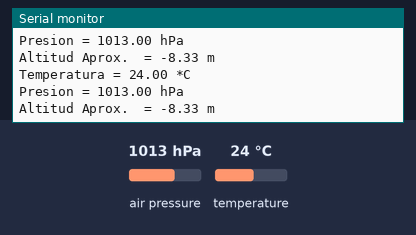
Bench run of a sketch on a simulated Arduino Uno, built with avr-gcc and run on an emulated ATmega328P. On the bench: the last lines printed to the serial monitor. The inputs (shaded band) are chosen by the test bench; at power-on: air pressure 1013 hPa, temperature 24 °C.

Above: at 1.2 s.
1.3 s: air pressure set to 952 hPa
At 2.6 s:
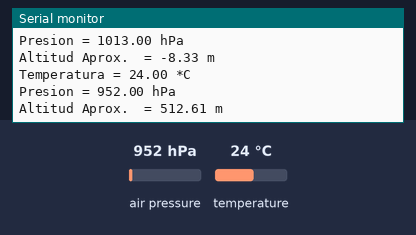
2.8 s: temperature set to 12 °C
At 3.7 s:
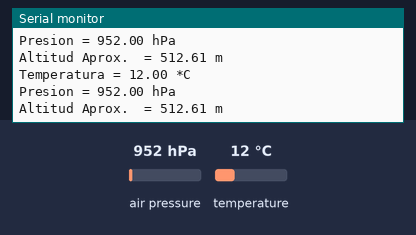
4.3 s: air pressure set to 975 hPa
At 5.7 s:
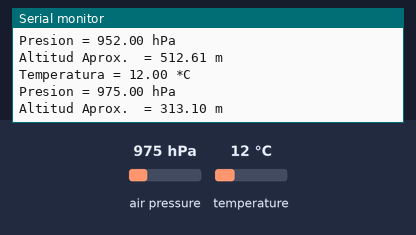
Timing chart, 0 to 7.3 s (numbered marks = the images above; inputs shaded):
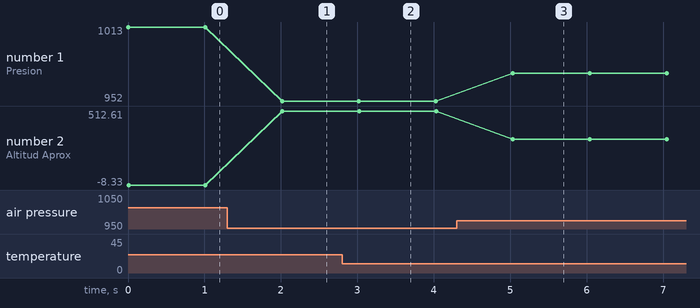

Measured:
- after the input at 1.3 s, the serial monitor: prints a new line after 0.72 s (image 1)
- after the input at 2.8 s, the serial monitor: prints a new line after 0.22 s (image 2)
- after the input at 4.3 s, the serial monitor: prints a new line after 0.73 s (image 3)
- plotted number 1: 1013 → 952 after the input at 1.3 s, 952 → 975 after the input at 4.3 s
- plotted number 2: -8.33 → 512.61 after the input at 1.3 s, 512.61 → 313.1 after the input at 4.3 s

The sketch:

yubox_companion_bmp280.ino
```cpp
// Yubox Companion
// Prueba sensor BMP280 on-board
// Conectado al bus I2C
// Created by: Edgar Landivar
// Usted es libre de copiar y distribuir
// www.yubox.com

#include <Adafruit_Sensor.h>
#include <Adafruit_BMP280.h>

#define SEALEVELPRESSURE_HPA (1012.00)

Adafruit_BMP280 bmp; // I2C
unsigned long delayTime;
float temp, pres;

void setup() {
  Serial.begin(115200);
  Serial.println(F("BMP280 test"));

  bool status;
  status = bmp.begin(0x76);
  if (!status) {
    Serial.println("No se encuentra un sensor BMP280 conectado al bus I2C de Yubox Companion");
    while (1);
  }

  delayTime = 1000;
  Serial.println();
}

void loop() {
  printValues();
  delay(delayTime);
}

void printValues() {

  temp = (float)bmp.readTemperature();
  pres = (float)(bmp.readPressure() / 100.0F);

  Serial.print("Temperatura = ");
  Serial.print(temp);
  Serial.println(" *C");

  Serial.print("Presion = ");
  Serial.print(pres);
  Serial.println(" hPa");

  Serial.print("Altitud Aprox.  = ");
  Serial.print(bmp.readAltitude(SEALEVELPRESSURE_HPA));
  Serial.println(" m");

  Serial.println();
}
```
